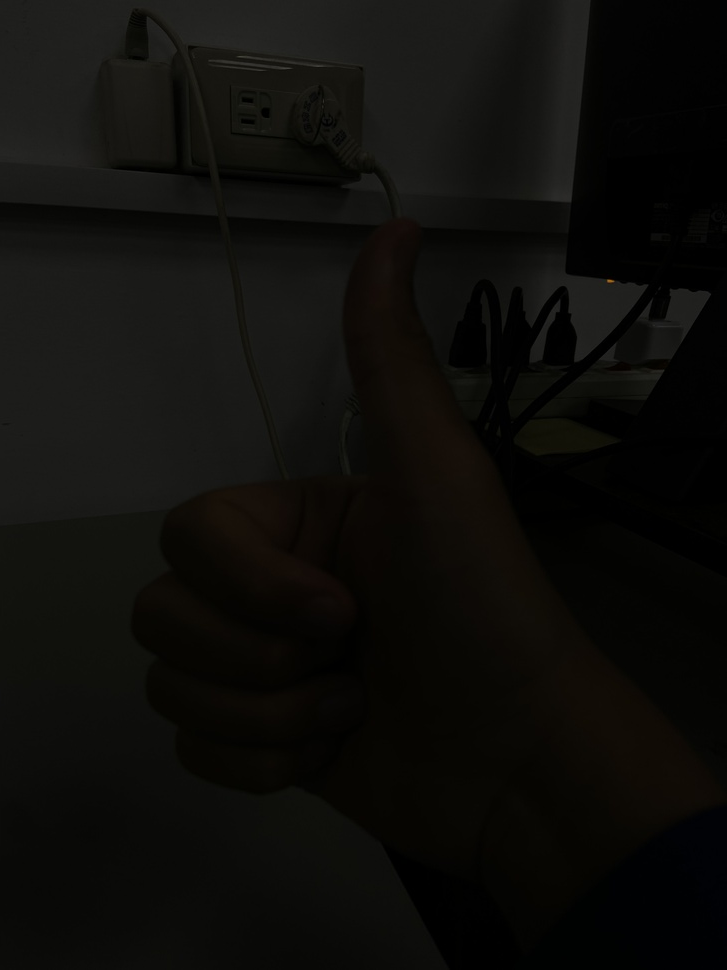
#> input picture hw1/hw1.jpeg, 727 x 970 px, shrunk from 3024 x 4032 before the run
$ python HW1_B11002220_hand.py
#> lines starting #> are read from the running program, lines starting #| are printed output that depends on the picture
import cv2
import numpy as np
from matplotlib import pyplot as plt
# 計算hist
def calchist(gray_image):
    hist = np.zeros(256) #空的陣列 0-255
    for h in range(gray_image.shape[0]):
        for w in range(gray_image.shape[1]):
            hist[gray_image[h,w]] += 1 #統計亮度數直
    return hist

# 載入圖片
image = cv2.imread("hw1.jpeg")
#> image is the input picture: shape (970, 727, 3); mean B, G, R 10.4, 13, 13.6
gray_image = cv2.cvtColor(image, cv2.COLOR_BGR2GRAY)
print(gray_image)
#> (printed output is left out)
# 顯示原圖
plt.figure()
plt.title("Before equalizeHist by hand ")
plt.imshow(gray_image, cmap='gray')
plt.show()
# 把二維數據轉成一維直方圖
hist = np.zeros(256)
for h in range(gray_image.shape[0]):
    for w in range(gray_image.shape[1]):
        hist[gray_image[h,w]] += 1
# 顯示直方圖
plt.figure() #創建一個圖
plt.title("hist by hand ")
plt.xlabel("Bins")
plt.ylabel("# of Pixels")
plt.plot(hist) #畫一維陣列的圖
plt.xlim([0, 256])#限制x範圍
plt.show()
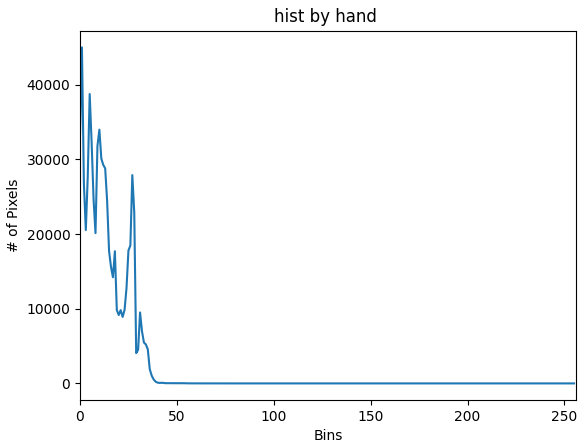
#> figure drawn by matplotlib, 1 panel; curve peaks at x = 1, y = 45015
# 計算並顯示概率質量函數（PMF）
pmf = hist / sum(hist)
# [9 lines of commented-out code are left out]
def cumsum(pmf):
    cdf = np.zeros_like(pmf)  # 創建一個與PMF相同大小的零數組，用於存儲CDF的值
#> cdf = 256 values from 0 to 0
    cumulative_sum = 0
    for i in range(len(pmf)):
        cumulative_sum += pmf[i] #累加
        cdf[i] = cumulative_sum
#> after the loop, cdf = 256 values from 0.0474 to 1; cumulative_sum = 1
    return cdf
cdf = cumsum(pmf)
#> cdf = 256 values from 0.0474 to 1
# plt.figure()
# plt.title("Cumulative Distribution Function")
# plt.xlabel("Bins")
# plt.ylabel("Probability")
# plt.plot(cdf)
# plt.xlim([0, 256])
# plt.show()

# 換出轉移曲線 cdf[gray_image[height, width]] * (255-0)
# 找到換算的亮度 = 距離差  乘上 放大的比例
# 1. cdf - cdfmin 是指當下機率與最小的機率距離
# 2.  (255/ (cdf_max - cdf_min) )) 是指這個距離放大的倍數
# 3. pmf 是指該個亮度在整體的佔比
# 4. cdf 是指小於等於該個亮度在整體的佔比
# 正規化 CDF
cdf_min = cdf[0]
#> cdf_min = 0.0474
cdf_max = cdf[-1]
#> cdf_max = 1
cdf_normalized = (cdf - cdf_min) *  255/ (cdf_max - cdf_min)
#> cdf_normalized = 256 values from 0 to 255
new_ = np.zeros_like(gray_image) # 創建一個新的二維陣列儲存圖片轉換結果
height, width = gray_image.shape

for w in range(width):
    for h in range(height):
        # 使用正規化後的 CDF 進行映射
        new_[h, w] = cdf_normalized[gray_image[h, w]]
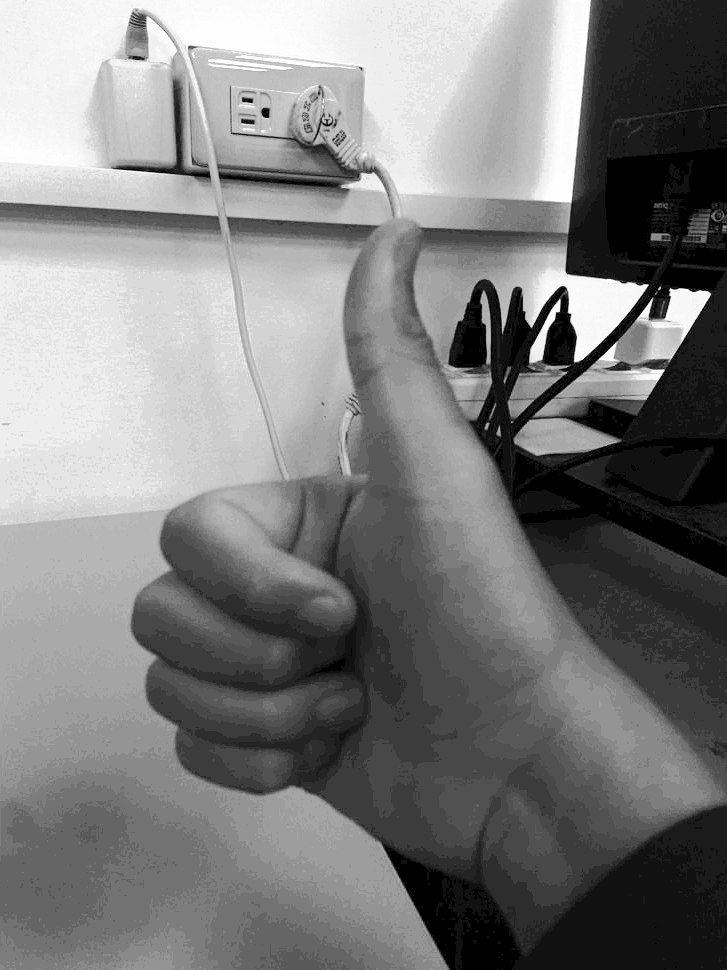
#> new_: shape (970, 727); min 0, max 255, mean 125.6

#顯示圖片結果
plt.figure()
plt.title("After equalizeHist by hand")
plt.imshow(new_, cmap='gray',vmin=0, vmax=255)
plt.show()

# 計算並顯示處理後直方圖
hist = calchist(new_)
#> hist = 256 values, max 45015 at index 17, min 0 at index 1, mean 2754.6
plt.figure()
plt.title("hist by hand")
plt.xlabel("Bins")
plt.ylabel("# of Pixels")
plt.plot(hist)
plt.xlim([0, 256])
plt.show()
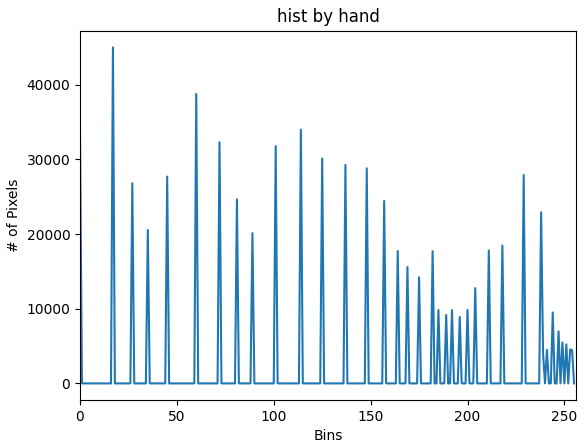
#> figure drawn by matplotlib, 1 panel; curve peaks at x = 17, y = 45015

$ run again, with hw1/test.jpeg copied over hw1/hw1.jpeg
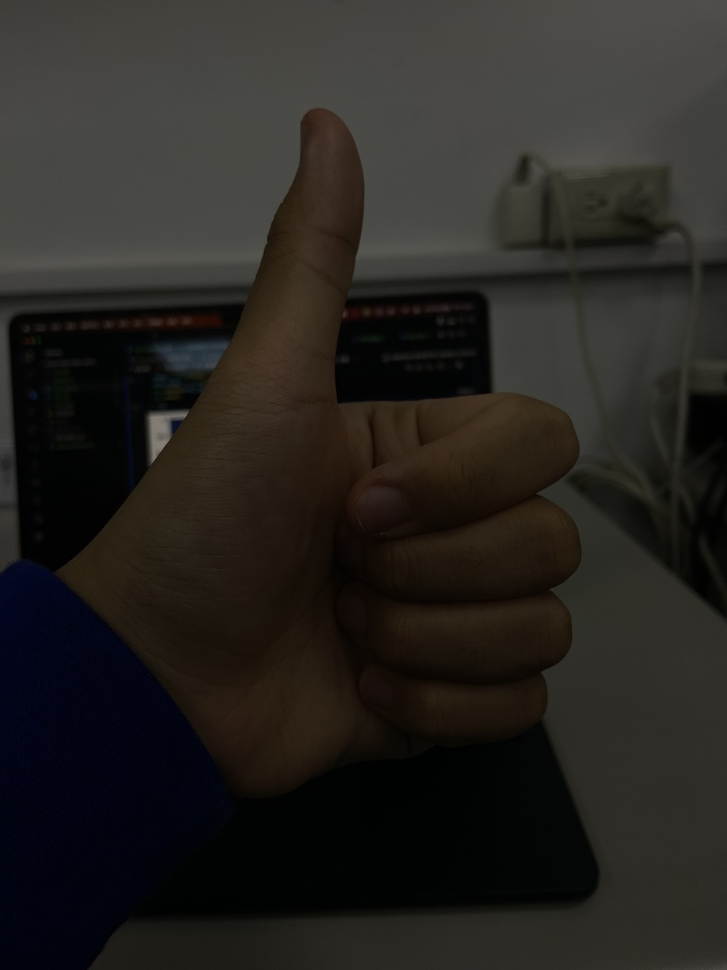
#> input picture hw1/test.jpeg, 727 x 970 px, shrunk from 3024 x 4032 before the run
#> image is the input picture: shape (970, 727, 3); mean B, G, R 32.6, 36.4, 38.6
#> (printed output is left out)
#> after the loop `for w in range(width):`:
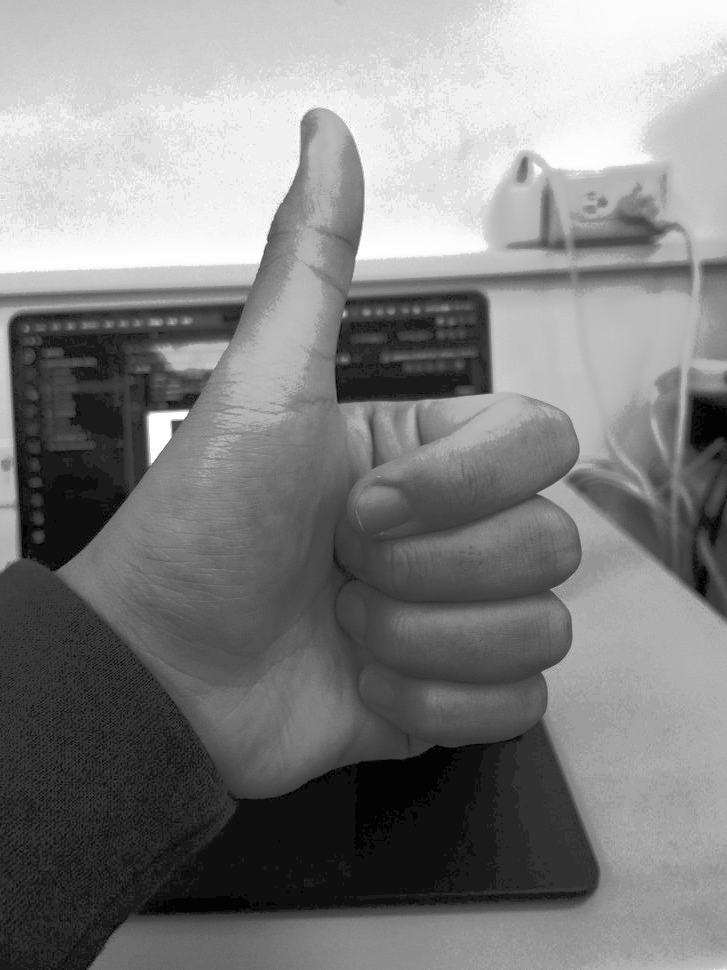
#> new_: shape (970, 727); min 0, max 255, mean 129.8
#> `hist = calchist(new_)`: hist = 256 values, max 36122 at index 240, min 0 at index 1, mean 2754.6
#> `plt.show()`:
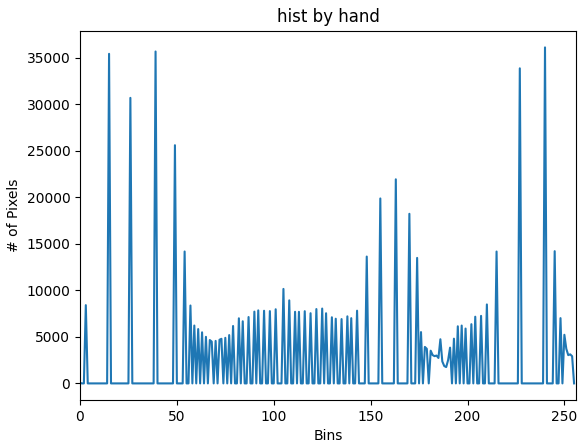
#> figure drawn by matplotlib, 1 panel; curve peaks at x = 240, y = 36122
